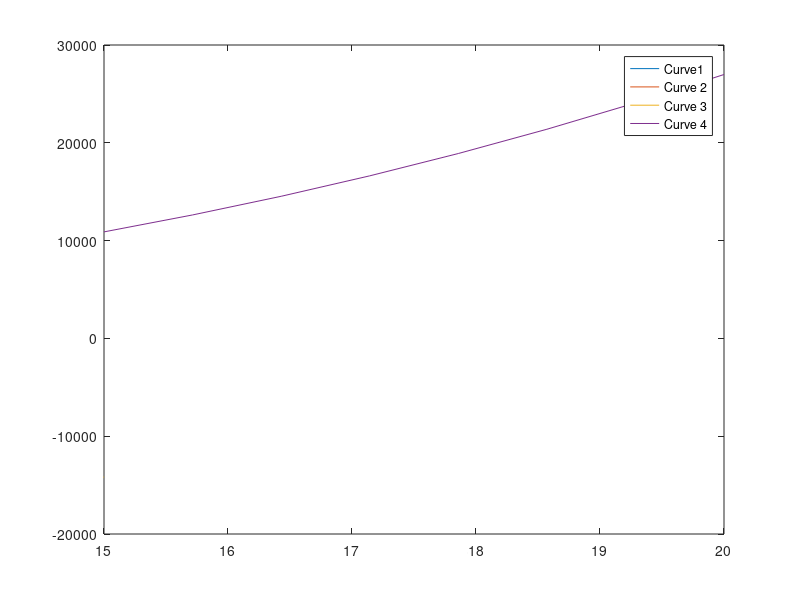

Write the MATLAB code that produced this figure.
%fplot(@(x) 2.926*x^3 -12.852*x^2 + 16.926*x -2, [-1 3]);
%hold on
%fplot(@(x) -18*x^3 +27*x^2 +5, [3 9]);
%hold on
%fplot(@(x) -22*x^3 +33*x^2 +14, [9 15]);
%hold on
%fplot(@(x) -2*x^3 +2*x^2 +25, [15 20]);

fplot(@(x) -0.411*x^3 +1.411*x^2 + 6*x -2, [-1 3]);
hold on
fplot(@(x) 1.231*x^3 +0.18*x^2 + 7.589*x +5, [3 9]);
hold on
fplot(@(x) -4.519*x^3 +3.877*x^2 +11.642*x +14, [9 15]);
hold on
fplot(@(x) 3.839*x^3 -9.678*x^2 +5.839*x +25, [15 20]);
legend('Curve1','Curve 2', 'Curve 3', 'Curve 4');